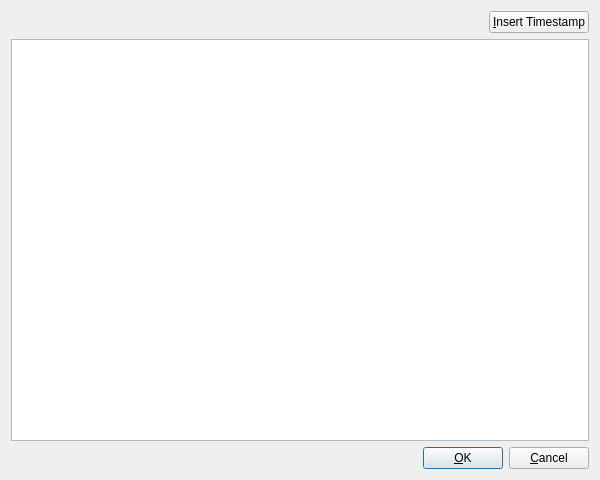
<?xml version="1.0" encoding="UTF-8"?>
<ui version="4.0" stdsetdef="1">
  <author></author>
  <comment>  Copyright 2017 Google Inc.
 Licensed under the Apache License, Version 2.0 (the &quot;License&quot;);
 you may not use this file except in compliance with the License.
 You may obtain a copy of the License at
 http://www.apache.org/licenses/LICENSE-2.0
 Unless required by applicable law or agreed to in writing, software
 distributed under the License is distributed on an &quot;AS IS&quot; BASIS,
 WITHOUT WARRANTIES OR CONDITIONS OF ANY KIND, either express or implied.
 See the License for the specific language governing permissions and
</comment>
  <exportmacro></exportmacro>
  <class>AssetNotesBase</class>
  <widget class="QDialog" name="AssetNotesBase">
    <property name="geometry">
      <rect>
        <x>0</x>
        <y>0</y>
        <width>600</width>
        <height>480</height>
      </rect>
    </property>
    <property name="windowTitle">
      <string>Asset Notes</string>
    </property>
    <layout class="QGridLayout">
      <item row="2" column="0">
        <layout class="QHBoxLayout">
          <item>
            <spacer name="Spacer12">
              <property name="sizeHint">
                <size>
                  <width>270</width>
                  <height>20</height>
                </size>
              </property>
              <property name="sizeType">
                <enum>QSizePolicy::Expanding</enum>
              </property>
              <property name="orientation">
                <enum>Qt::Horizontal</enum>
              </property>
            </spacer>
          </item>
          <item>
            <widget class="QPushButton" name="ok_btn">
              <property name="enabled">
                <bool>true</bool>
              </property>
              <property name="text">
                <string>&amp;OK</string>
              </property>
              <property name="shortcut">
                <string>Alt+O</string>
              </property>
              <property name="default">
                <bool>true</bool>
              </property>
            </widget>
          </item>
          <item>
            <widget class="QPushButton" name="cancel_btn">
              <property name="text">
                <string>&amp;Cancel</string>
              </property>
              <property name="shortcut">
                <string>Alt+C</string>
              </property>
            </widget>
          </item>
        </layout>
      </item>
      <item row="1" column="0">
        <widget class="QTextEdit" name="notes_edit"/>
      </item>
      <item row="0" column="0">
        <layout class="QHBoxLayout">
          <item>
            <spacer name="spacer383">
              <property name="sizeHint">
                <size>
                  <width>411</width>
                  <height>20</height>
                </size>
              </property>
              <property name="sizeType">
                <enum>QSizePolicy::Expanding</enum>
              </property>
              <property name="orientation">
                <enum>Qt::Horizontal</enum>
              </property>
            </spacer>
          </item>
          <item>
            <widget class="QPushButton" name="timestamp_btn">
              <property name="text">
                <string>&amp;Insert Timestamp</string>
              </property>
              <property name="shortcut">
                <string>Alt+I</string>
              </property>
            </widget>
          </item>
        </layout>
      </item>
    </layout>
  </widget>
  <layoutdefault spacing="6" margin="11"/>
  <pixmapfunction>qPixmapFromMimeSource</pixmapfunction>
  <connections>
    <connection>
      <sender>cancel_btn</sender>
      <signal>clicked()</signal>
      <receiver>AssetNotesBase</receiver>
      <slot>reject()</slot>
    </connection>
    <connection>
      <sender>ok_btn</sender>
      <signal>clicked()</signal>
      <receiver>AssetNotesBase</receiver>
      <slot>accept()</slot>
    </connection>
    <connection>
      <sender>timestamp_btn</sender>
      <signal>clicked()</signal>
      <receiver>AssetNotesBase</receiver>
      <slot>Timestamp()</slot>
    </connection>
  </connections>
</ui>
